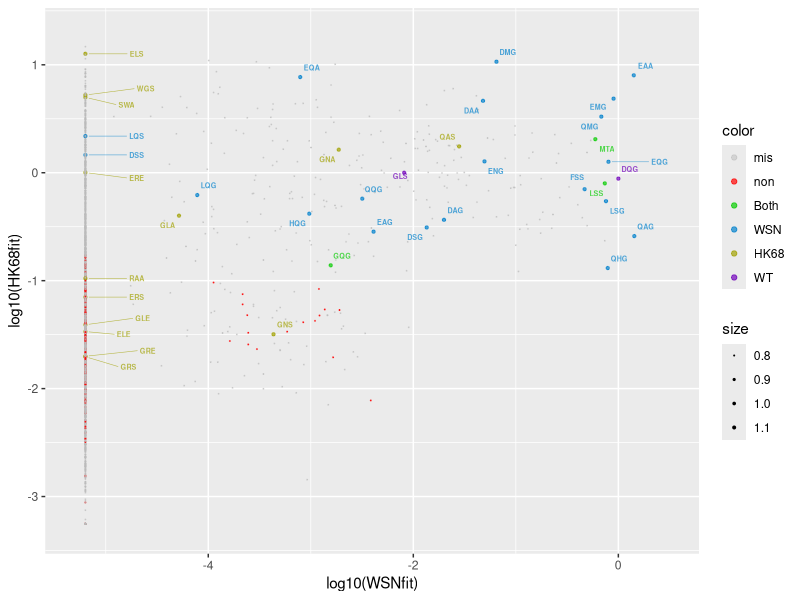

Recreate this plot in R.
#R code
library(ggplot2)
library(scales)
library(RColorBrewer)
library(readr)
library(tidyr)
library(reshape)
library(stringr)
library(dplyr)
library(ggrepel)
require(cowplot)

floor <- function(v,fvalue){
  v <- as.numeric(v)
  if (v < fvalue){return (fvalue)}
  else{return (v)}
  }

coloring <- function(mut){
  WT <- c('DQG','GLS')
  WSNValid  <- c('LQG','EQG','QQG','GQG','DSG','DNG','DMG','DAG','DHG',
                 'DQA','DQS','HQG','EMG','EAG','ENG','QMG','QAG','QHG',
                 'LSG','EQA','LQS','DNA','DAA','DSS','LSS','FSS','ENA',
                 'EAA','MTA')
  HK68Valid <- c('GQG','MTA','LSS','SWA','WGS','RAA','QAS','ENA','GNS',
                 'GLA','GNA','ELS','GRS','GLE','ERS','ELE','GRE','ERE')
  BothValid <- intersect(WSNValid,HK68Valid)
  if (grepl('_',mut)){return ('non')}
  else if (mut %in% WT){return ('WT')}
  else if (mut %in% BothValid){return ('Both')}
  else if (mut %in% WSNValid){return ('WSN')}
  else if (mut %in% HK68Valid){return ('HK68')}
  else{return ('mis')}
  }

sizing <- function(color){
  if (color=='Both' | color=='WSN' | color=='HK68' | color=='WT'){return (1.2)}
  else{return (0.8)}
  }

labeling <- function(color,mut){
  if (color=='Both' | color=='WSN' | color=='HK68' | color=='WT'){return (mut)}
  else{return ('')}
  }

FitTable <- read_tsv('result/MutCompareTable.tsv') %>%
              mutate(HK68fit=mapply(floor,HK68fit,min(HK68fit[which(HK68fit!=0)]))) %>%
              mutate(WSNfit=mapply(floor,WSNfit,min(WSNfit[which(WSNfit!=0)]))) %>%
              mutate(color=factor(mapply(coloring,mut),levels=c('mis','non','Both','WSN','HK68','WT'))) %>%
              mutate(size=mapply(sizing, color)) %>%
              mutate(label=mapply(labeling,color,mut))
FitTable_Valid <- FitTable %>%
                    filter(size==1.2)

p <- ggplot(FitTable, aes(log10(WSNfit),log10(HK68fit),color=color,size=size,label=label)) +
       geom_point() +
       scale_color_manual(values=c('#BBBBBB7F','#FF0000AF','#06cc00AF','#0081CCAF','#A0A000AF','#7001BAAF')) + 
       scale_size(range = c(0.05, 0.8)) + 
       xlim(-5.3,0.5) +
       ylim(-3.3,1.3) +
       geom_text_repel(data=FitTable_Valid,aes(log10(WSNfit),log10(HK68fit),color=color,label=label),
         size = 1.8,
         fontface = 'bold',
         segment.size = 0.2,
         point.padding = unit(0.2, "lines"),
         force = 0.5,
         nudge_x=ifelse(log10(FitTable_Valid$WSNfit)< -5 | FitTable_Valid$mut=='EQG' ,0.5,0),
         nudge_y=ifelse(FitTable_Valid$mut=='ERE',-0.05,0),
         show.legend = FALSE)
ggsave('graph/MutFitCompare.png',p,height=2.5,width=3.5)
